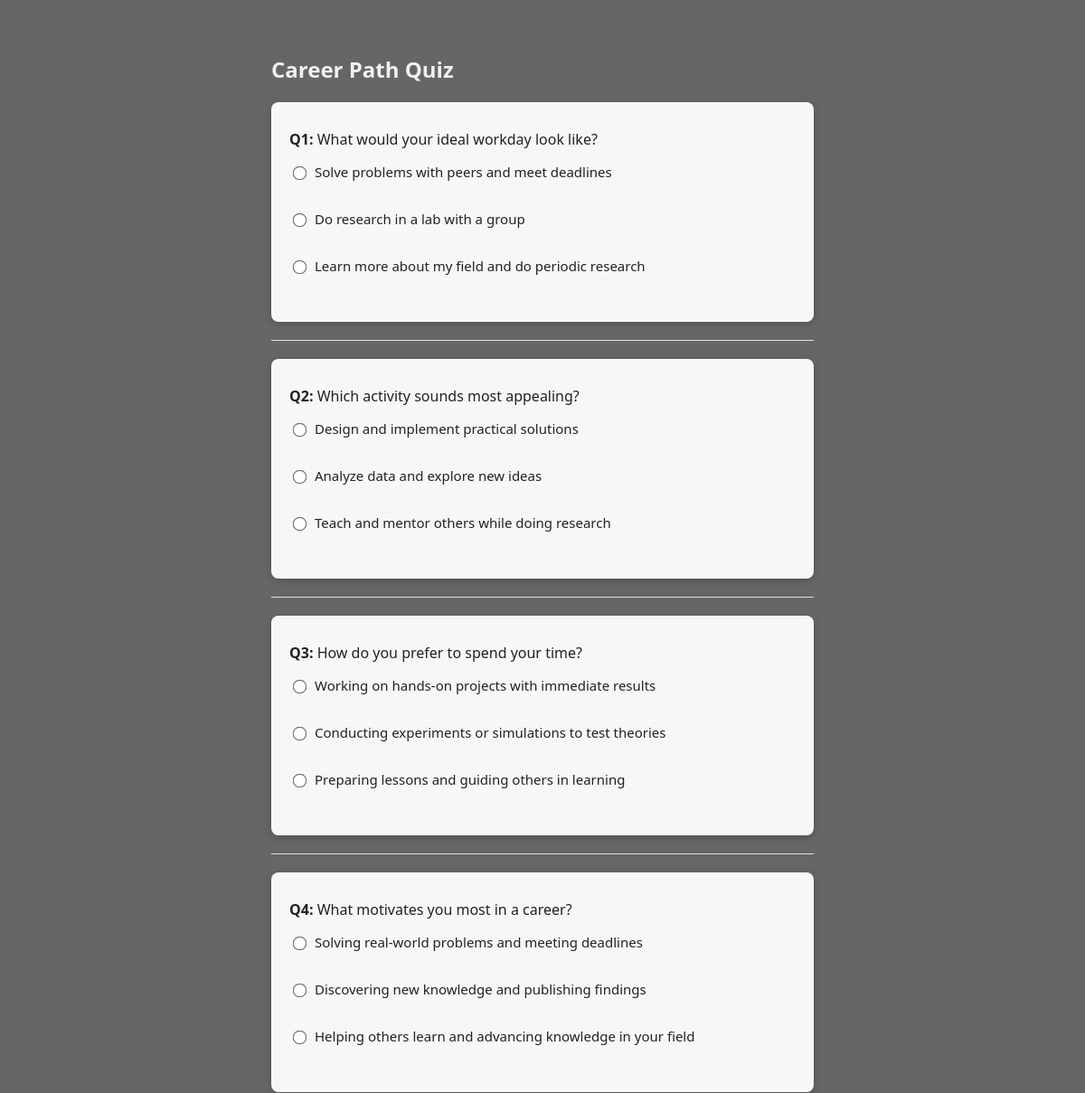
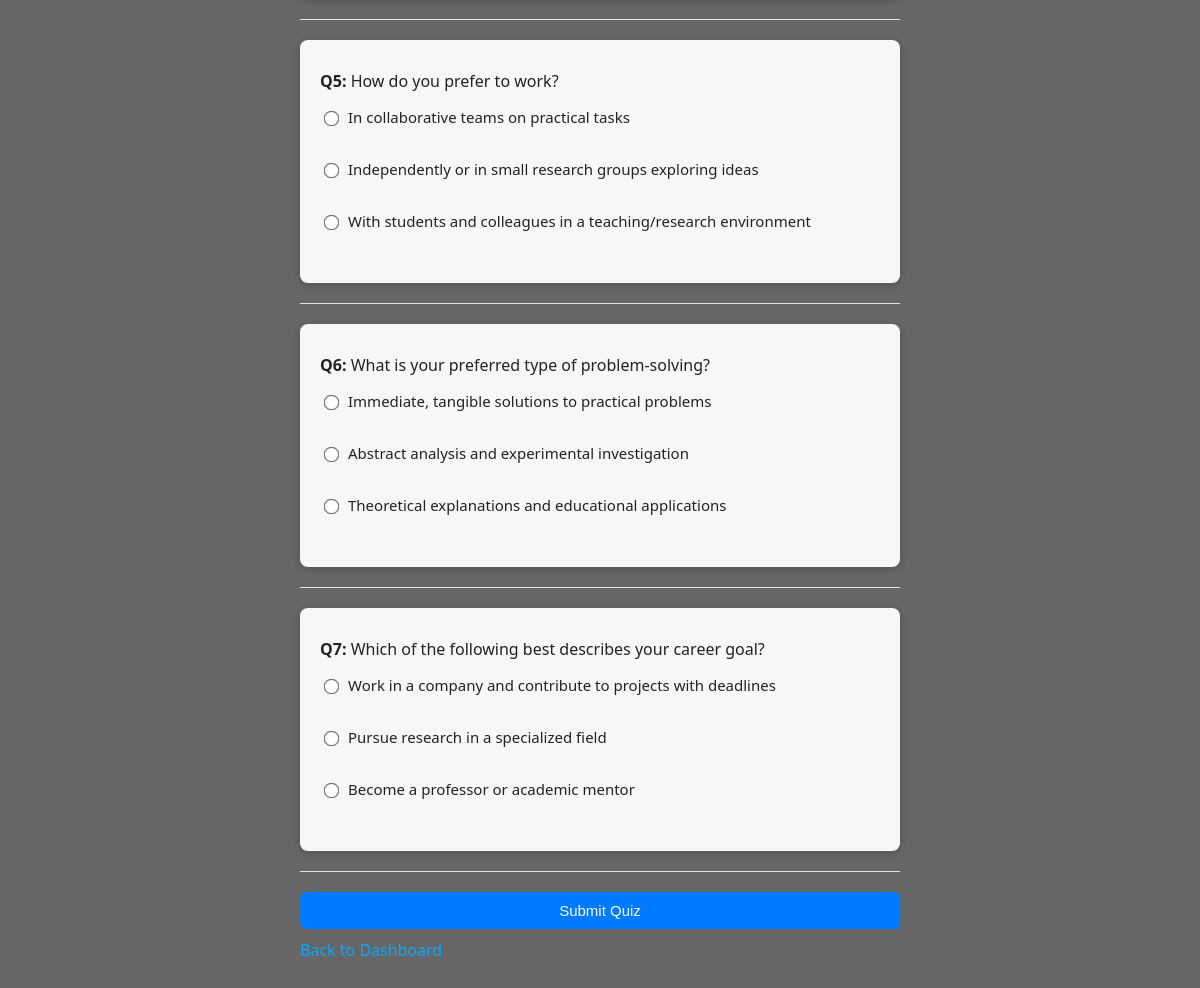
Page /quiz (signed in) on the committed database (2 pictures, top to bottom).
### models.py (models this page shows)
class Question(db.Model):
    id = db.Column(db.Integer, primary_key=True)
    text = db.Column(db.Text, nullable=False)
    options = db.Column(db.JSON, nullable=False, default=list)  # Added for options

### myapp.py (the view, shortened to what this page needs)
@app.route("/quiz", methods=["GET", "POST"])
@login_required
def quiz():
    if current_user.role != "student":
        flash("Access denied.")
        return redirect(url_for("index"))
    questions = Question.query.all()
    if not questions:
        flash("No quiz questions available.")
        return redirect(url_for("student_dashboard"))
    return render_template("quiz.html", questions=questions)

### myapp.py (called while the page is built)
@login_manager.user_loader
def load_user(user_id):
    return User.query.get(int(user_id))

### templates/quiz.html (shortened to what this page needs)
<!DOCTYPE html>
<html lang="en">
<head>
  <link rel="stylesheet" href="{{ url_for('static', filename='style.css') }}">
</head>
<body>
  <div class="content-wrapper">
    <h2>Career Path Quiz</h2>
    <form method="POST">
      {% for q in questions %}
        <div class="question">
          <p><strong>Q{{ loop.index }}:</strong> {{ q.text }}</p>
          {% for opt in q.options %}
            <label>
              <input type="radio" name="q{{ q.id }}" value="{{ opt.category }}" required>
              {{ opt.text }}
            </label><br>
          {% endfor %}
        </div>
        <hr>
      {% endfor %}
      <button type="submit">Submit Quiz</button>
    </form>
    <p><a href="{{ url_for('student_dashboard') }}">Back to Dashboard</a></p>
  </div>
</body>
</html>

### static/style.css (style rules this page uses)
body { font-family: 'Segoe UI', Tahoma, Geneva, Verdana, sans-serif; background: url("https://images.unsplash.com/photo-1581092588429-9b6f8d69e51e?auto=format&fit=crop&w=1400&q=80") no-repeat center center fixed; background-size: cover; color: #fff; display: flex; flex-direction: column; justify-content: flex-start; min-height: 100vh; margin: 0; }
body::before { content: ""; position: fixed; top: 0; left: 0; width: 100%; height: 100%; background-color: rgba(0, 0, 0, 0.6); z-index: -1; }
.content-wrapper { width: 100%; max-width: 600px; margin: 20px auto; padding: 20px; min-height: auto; }
h1, h2, h3, h4 { color: #f1f1f1; margin-bottom: 20px; font-weight: 600; }
label { display: block; text-align: left; margin-bottom: 5px; font-weight: 500; color: #e0e0e0; }
input[type="radio"] { margin-right: 10px; transform: scale(1.2); accent-color: #007bff; }
button { width: 100%; padding: 10px; background-color: #007bff; color: white; border: none; border-radius: 6px; font-size: 15px; cursor: pointer; transition: background-color 0.3s ease; }
a { color: #00aaff; text-decoration: none; }
p { margin: 10px 0; color: #f1f1f1; }
.question { background-color: rgba(255, 255, 255, 0.95); color: #222; padding: 20px; border-radius: 8px; margin-bottom: 20px; box-shadow: 0 2px 8px rgba(0,0,0,0.2); }
.question p { color: #222; font-size: 16px; margin-bottom: 15px; }
.question label { color: #222; font-size: 15px; margin-bottom: 10px; display: flex; align-items: center; }
hr { border: 0; height: 1px; background: #e0e0e0; margin: 20px 0; }

### rows in the picture
Question: text "What would your ideal workday look like?", text "Solve problems with peers and meet deadlines" "Do research in a lab with a group" "Learn more about my field and do periodic research"
Question: text "Which activity sounds most appealing?", text "Design and implement practical solutions" "Analyze data and explore new ideas" "Teach and mentor others while doing research"
Question: text "How do you prefer to spend your time?", text "Working on hands-on projects with immediate results" "Conducting experiments or simulations to test theories" "Preparing lessons and guiding others in learning"
Question: text "What motivates you most in a career?", text "Solving real-world problems and meeting deadlines" "Discovering new knowledge and publishing findings" "Helping others learn and advancing knowledge in your field"
Question: text "How do you prefer to work?", text "In collaborative teams on practical tasks" "Independently or in small research groups exploring ideas" "With students and colleagues in a teaching/research environment"
Question: text "What is your preferred type of problem-solving?", text "Immediate, tangible solutions to practical problems" "Abstract analysis and experimental investigation" "Theoretical explanations and educational applications"
Question: text "Which of the following best describes your career goal?", text "Work in a company and contribute to projects with deadlines" "Pursue research in a specialized field" "Become a professor or academic mentor"
